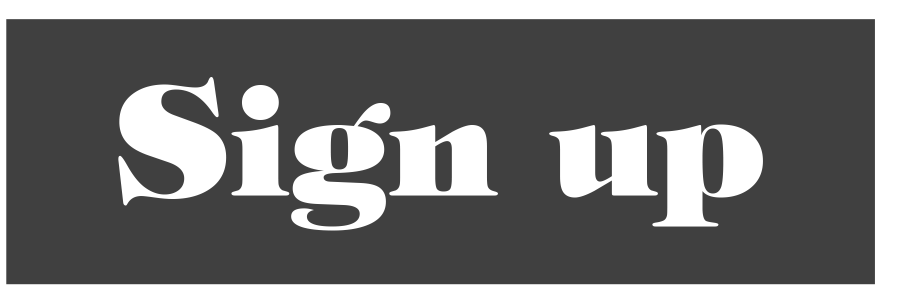
#> input picture Image/Sign-Up.png, 1798 x 581 px, found by its file name (shown at 1/2 size)
$ python Resever.py   (older library calls are emulated)
#> lines starting #> are read from the running program, lines starting #| are printed output that depends on the picture
from PIL import Image
img= Image.open("Image\\Sign-Up.png")
#> img is the input picture: PIL image 1798x581 RGBA; mean R, G, B, A 47.8, 47.8, 47.8, 187.2
img= img.resize((100, 50), Image.ANTIALIAS)
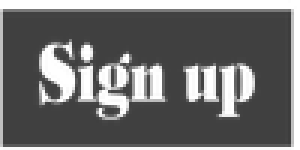
#> img: PIL image 100x50 RGBA (shown 3 times larger); mean R, G, B, A 57.4, 57.4, 57.4, 187.2; transparent parts drawn white
img.save("Image\\Sign-Up100x50.png")
